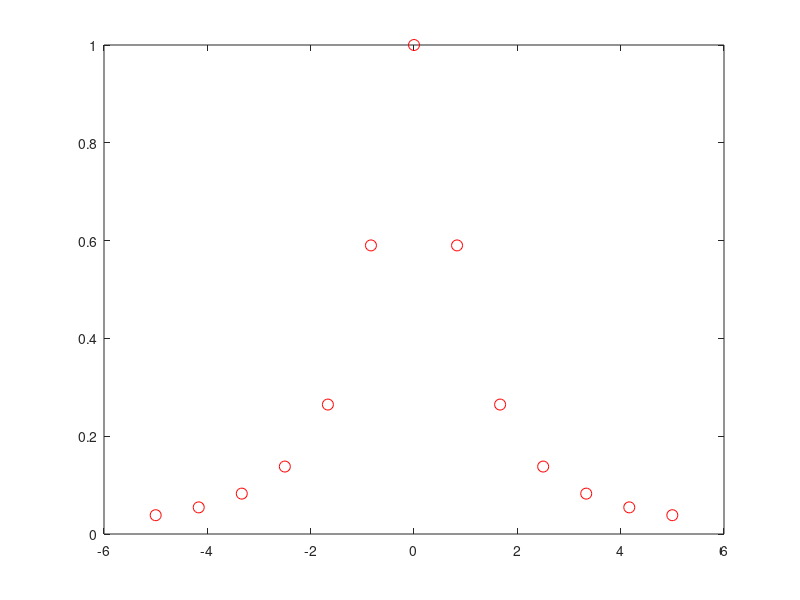

Write MATLAB code to recreate this figure. (Note: this script raises an error after producing the figure.)
%  berechnet die polynomiale Interpolation fuer 1/(1+x^2)
%   Gerd Rapin  23.11.2003

% Stuetzstellen
x = linspace(-5,5,13);
y = 1./(1+x.*x);
plot(x,y,'or','Markersize',8);
hold on;
% Berechnen der Koeffizienten
p = interpol2(x,y);
% Plotten
x1 = linspace(-5,5,100);
y1 = ausw_poly2(p',x1);
y2 = 1./(1+x1.*x1);
plot(x1,y1,x1,y2,'Linewidth',3);
xlim([-6,6]);grid on; box on;
legend('Interpolationspunkte',...
   'Interpolierende von f','f(x)=1/(1+x^2)');
hold off
